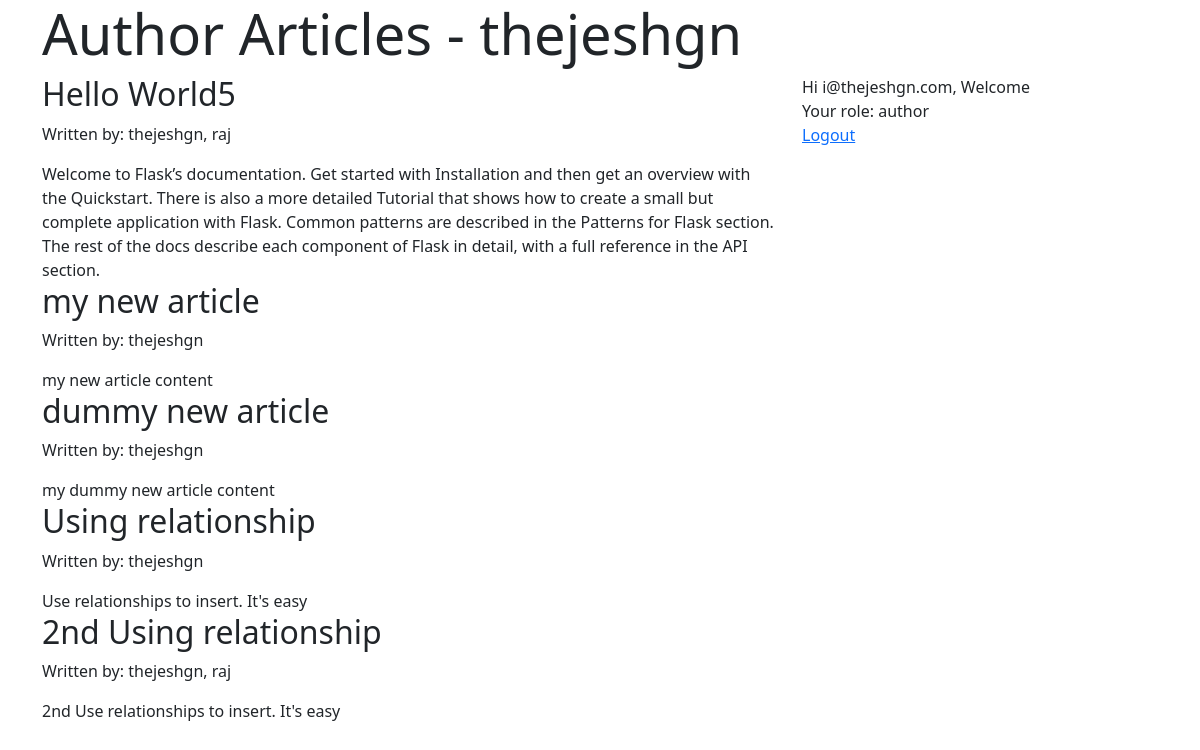
Page /articles_by/thejeshgn (signed in) on the committed database.
### experiment-flask-security/application/models.py (models this page shows)
class Article(db.Model, RoleMixin):
    __tablename__ = 'article'
    article_id = db.Column(db.Integer, primary_key=True, autoincrement=True)
    title = db.Column(db.String)
    content = db.Column(db.String)
    authors = db.relationship("User", secondary="article_authors")

class User(db.Model, UserMixin):
    __tablename__ = 'user'
    id = db.Column(db.Integer, autoincrement=True, primary_key=True)
    username = db.Column(db.String)
    email = db.Column(db.String, unique=True)
    password = db.Column(db.String(255))
    active = db.Column(db.Boolean())
    roles = db.relationship('Role', secondary='roles_users', backref=db.backref('users',lazy='dynamic'))

class Role(db.Model, RoleMixin):
    __tablename__ = 'role'
    id = db.Column(db.Integer(), primary_key=True)
    name = db.Column(db.String(80), unique=True)
    description = db.Column(db.String(255))

### experiment-flask-security/application/controllers.py (the view)
@app.route("/articles_by/<user_name>", methods=["GET", "POST"])
@login_required
@roles_required('author')
def articles_by_author(user_name):
    articles = Article.query.filter(Article.authors.any(username=user_name))
    return render_template("articles_by_author.html", articles=articles, username=user_name)

### experiment-flask-security/templates/articles_by_author.html (shortened to what this page needs)
<!DOCTYPE html>
<html>
    <head>
        <link rel="stylesheet" type="text/css" href="{{ url_for('static', filename='bootstrap/css/bootstrap.min.css') }}"/>
        <link rel="stylesheet" type="text/css" href="{{ url_for('static', filename='style.css') }}"/>
    </head>
    <body>
        <div class="container">
            <div class="jumbotron">
                <h1 class="display-4">Author Articles - {{username}}</h1>
            </div>
            <div class="row">
                <div class="col-md-8">
                    {% for article in articles %}
                        <div>
                            <h2>{{ article["title"]}}</h2>
                            <p>Written by:
                                {% for author in article["authors"] %}
                                    {{ author["username"] }}{% if not loop.last %},{% endif %}
                                {% endfor %}
                            </p>
                            <div>
                                {{ article["content"]}}
                            </div>
                        </div>
                    {% endfor %}
                </div>
                <div class ="col-md-4">
                    {% include 'sidebar.html' %}
                </div>
            </div>
        </div>
    </body>
</html>

### experiment-flask-security/templates/sidebar.html
{% if current_user.is_authenticated %}
	Hi {{current_user.email}}, Welcome
	<br> Your role:
	{% for role in current_user.roles %}
		{{role.name}}
	{% endfor %}
	<br>
	<a href='/logout'>Logout</a>
{% else %}
	<a href='/login'>Login</a> or <a href='/register'>Register</a>
{% endif %}

### rows in the picture
Article: title "Hello World5", content "Welcome to Flask’s documentation. Get started with Installation and then get an overview with the Quickstart. There is also a more detailed Tutorial that shows how to create a small but complete application with Flask. Common patterns are described in the Patterns for Flask section. The rest of the docs describe each component of Flask in detail, with a full reference in the API section."
User: username "thejeshgn", email "i@thejeshgn.com"
User: username "raj"
Article: title "my new article", content "my new article content"
Article: title "dummy new article", content "my dummy new article content"
Article: title "Using relationship", content "Use relationships to insert. It's easy"
Article: title "2nd Using relationship", content "2nd Use relationships to insert. It's easy"
Role: name "author"
